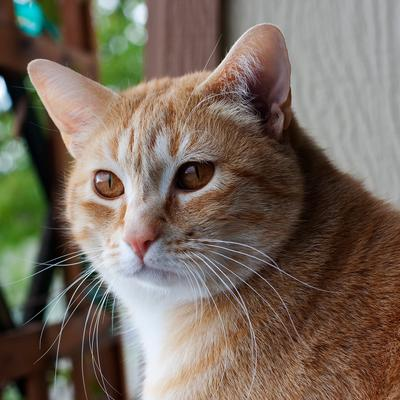
//> input picture exercicio2/gato.jpg, 400 x 400 px
$ ./trocaregioes gato.jpg   (built with g++ and OpenCV 4)
//> lines starting //> are read from the running program, lines starting //| are printed output that depends on the picture
#include <iostream>
#include <opencv2/opencv.hpp>

using namespace cv;
using namespace std;

int main(int argc, char** argv){
  cv::Mat image;
  cv::Vec3b val;

  image= cv::imread(argv[1],cv::IMREAD_GRAYSCALE);
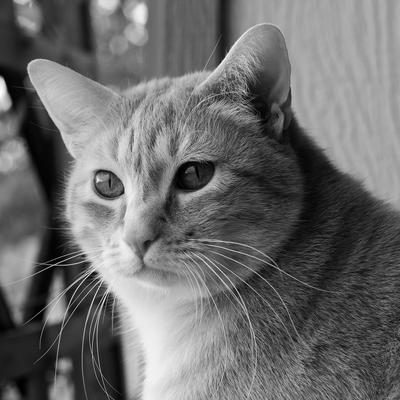
//> image: 400 rows x 400 cols, CV_8UC1; min 0, max 255, mean 108.6
  if(!image.data)
    std::cout << "nao abriu a imagem selecionada" << std::endl;

  cv::imshow("Original", image);

  int altura = image.size().height;
//> altura = 400
  int largura = image.size().width;
//> largura = 400
  cv::Mat novaImagem(altura, largura, cv::IMREAD_GRAYSCALE);

  for(int i=0;i<altura/2;i++){
    for(int j=0;j<largura/2;j++){
      novaImagem.at<uchar>(i,j) = image.at<uchar>(i+altura/2,j+largura/2);
      novaImagem.at<uchar>(i+altura/2,j+largura/2) = image.at<uchar>(i,j);
      novaImagem.at<uchar>(i+altura/2,j) = image.at<uchar>(i,j+largura/2);
      novaImagem.at<uchar>(i,j+largura/2) = image.at<uchar>(i+altura/2,j);
    }
  }
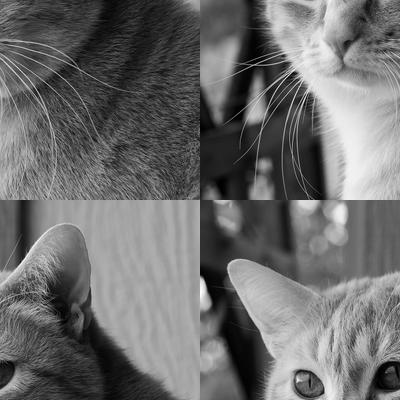
//> novaImagem: 400 rows x 400 cols, CV_8UC1; min 0, max 255, mean 108.6

  cv::imshow("Resultado", novaImagem);
  cv::imwrite("gato_saida2.jpg",novaImagem);
  cv::waitKey();

  return 0;
}
